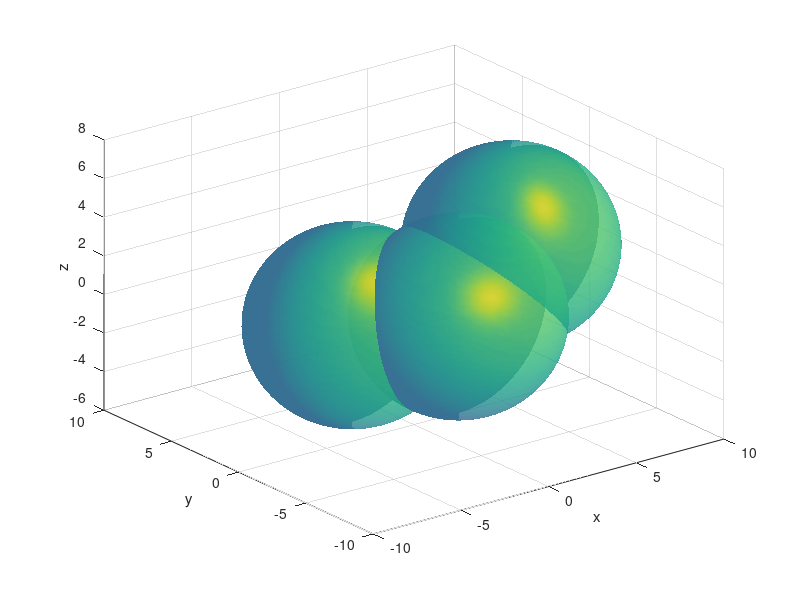

Here is the MATLAB script that generated this plot: (Note: this script raises an error after producing the figure.)
% Raderna 2-7 ritar upp de 3 sfärerna
[XX,YY,ZZ]=sphere(100);
R=5;
h = surfl(R*XX+1,R*YY-2,R*ZZ); hold on, set(h, 'FaceAlpha', 0.8); shading interp
h = surfl(R*XX-2,R*YY+2,R*ZZ-1); set(h, 'FaceAlpha', 0.8); shading interp
h = surfl(R*XX+4,R*YY-2,R*ZZ+3); set(h, 'FaceAlpha', 0.8); shading interp
xlabel('x'), ylabel('y'), zlabel('z')


% syms x y z
% J_f = jacobian([((x-1)^2 + (y+2)^2 + z^2 - 25); ((x+2)^2 + (y-2)^2 + (z+1)^2 - 25); ((x-4)^2 + (y+2)^2 + (z-3)^2 - 25) ]);
% J = @(x,y,z) [[2*x - 2, 2*y + 4,     2*z]; [2*x + 4, 2*y - 4, 2*z + 2]; [2*x - 8, 2*y + 4, 2*z - 6]];


% fkoll=f(10,10,10);
% Jkoll=J(10,10,10);

xstart=[10, 10];  % fyll i startgissning för x (ett värde för varje skärningspunkt)
ystart=[10, 10];  % fyll i startgissning för y (ett värde för varje skärningspunkt)
zstart=[10, 10];  % fyll i startgissning för z (ett värde för varje skärningspunkt)

tol=1e-11;
%for i=1:2   % loopa över de två skärningspunkterna
% x=xstart(i);
% y=ystart(i);
% z=zstart(i);

x0 = [xstart(1) ystart(1) zstart(1)];
x = x0;
h = tol + 1;
while norm(h)>tol
   b = z(x)
   A = jacobian(z);      % evaluate the Jacobian A=Df(x)
   b = z(x);            % evaluate the residual b=-f(x)
   h = A\b;              % solve the linearized equation
   x = x + h;            % update 
   disp(x)
end

% Här ska Newtons metod implementeras
%h = J\(-f(x, y, z))

%-f(x, y, z) == J*h

% När Newton är klar, lagra resultatet i radvektorerna 
% xrot, yrot, zrot (ett värde för varje skärningspunkt)
%xrot(i) = 
%yrot(i) =
%zrot(i) = 
%end
%rot1 = [?, ?, ?];
%rot2 = [?, ?, ?];


function [f]=z(v)                         % Define & Code Function ‘f’
f = [((v(1)-1)^2 + (v(2)+2)^2 + v(3)^2 - 25); ((v(1)+2)^2 + (v(2)-2)^2 + (v(3)+1)^2 - 25); ((v(1)-4)^2 + (v(2)+2)^2 + (v(3)-3)^2 - 25) ];
end
